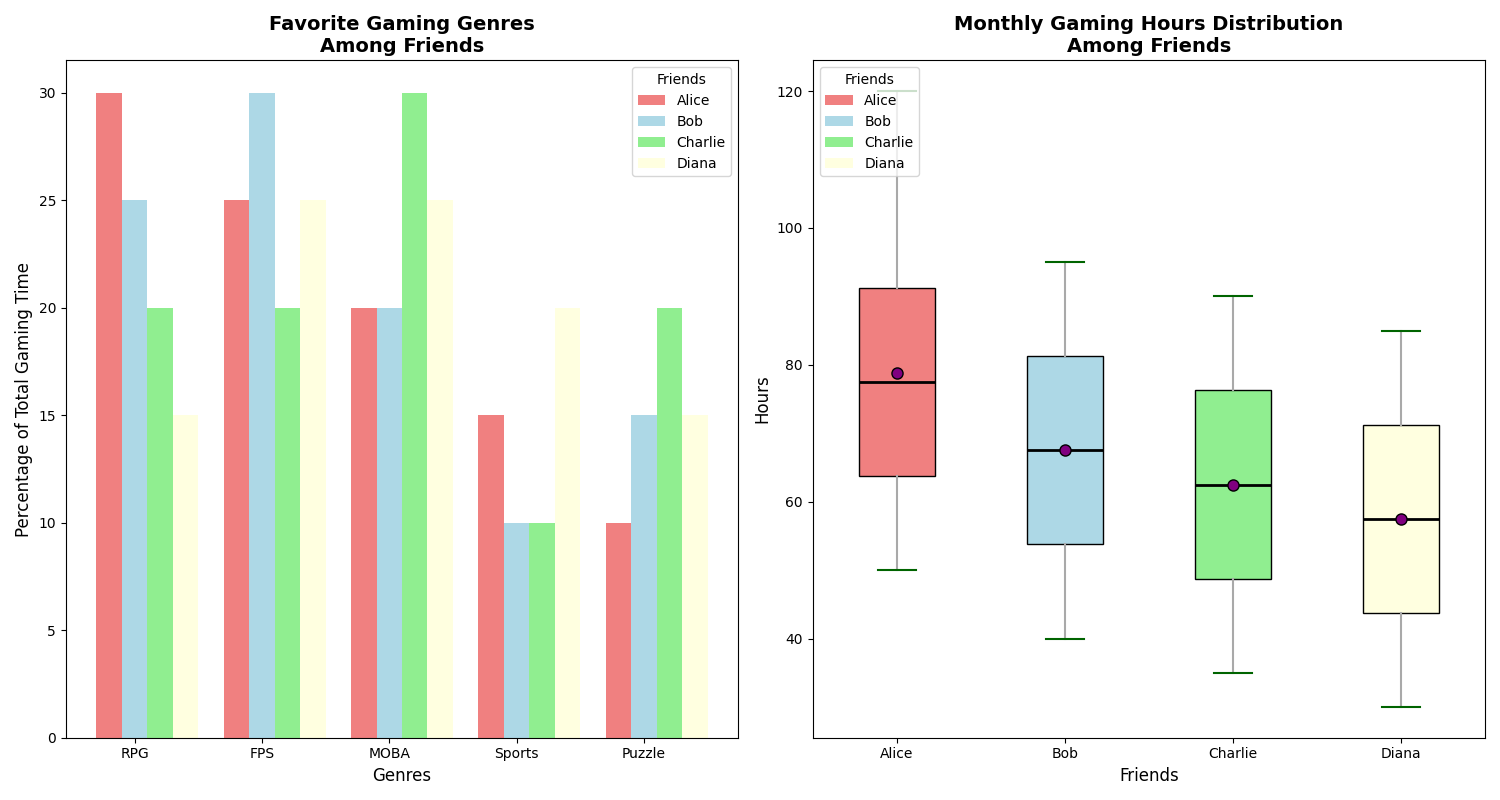

Generate this figure with Python:
import matplotlib.pyplot as plt
import numpy as np
from matplotlib.patches import Patch

# Data collection for monthly gaming hours
friends = ['Alice', 'Bob', 'Charlie', 'Diana']

# Monthly gaming hours over the past year
alice_hours = [50, 60, 55, 70, 65, 80, 75, 90, 85, 100, 95, 120]
bob_hours = [40, 45, 50, 55, 60, 65, 70, 75, 80, 85, 90, 95]
charlie_hours = [35, 40, 45, 50, 55, 60, 65, 70, 75, 80, 85, 90]
diana_hours = [30, 35, 40, 45, 50, 55, 60, 65, 70, 75, 80, 85]

# Favorite gaming genres data
genres = ['RPG', 'FPS', 'MOBA', 'Sports', 'Puzzle']
alice_genres = [30, 25, 20, 15, 10]
bob_genres = [25, 30, 20, 10, 15]
charlie_genres = [20, 20, 30, 10, 20]
diana_genres = [15, 25, 25, 20, 15]

# Create figure and axes for subplots
fig, (ax1, ax2) = plt.subplots(1, 2, figsize=(15, 8))

# Create stacked bar chart for favorite gaming genres
X = np.arange(len(genres))
bar_width = 0.2
offset = bar_width * np.arange(len(friends))

ax1.bar(X + offset[0], alice_genres, width=bar_width, label='Alice', color='lightcoral')
ax1.bar(X + offset[1], bob_genres, width=bar_width, label='Bob', color='lightblue')
ax1.bar(X + offset[2], charlie_genres, width=bar_width, label='Charlie', color='lightgreen')
ax1.bar(X + offset[3], diana_genres, width=bar_width, label='Diana', color='lightyellow')

ax1.set_title("Favorite Gaming Genres\nAmong Friends", fontsize=14, fontweight='bold')
ax1.set_xlabel("Genres", fontsize=12)
ax1.set_ylabel("Percentage of Total Gaming Time", fontsize=12)
ax1.set_xticks(X + bar_width)
ax1.set_xticklabels(genres)
ax1.legend(title='Friends', fontsize=10)

# Create box plot for monthly gaming hours
data = [alice_hours, bob_hours, charlie_hours, diana_hours]
box = ax2.boxplot(data, vert=True, patch_artist=True, labels=friends, showmeans=True)

# Customizing the box plot
colors = ['lightcoral', 'lightblue', 'lightgreen', 'lightyellow']
for patch, color in zip(box['boxes'], colors):
    patch.set_facecolor(color)
ax2.set_title("Monthly Gaming Hours Distribution\nAmong Friends", fontsize=14, fontweight='bold')
ax2.set_xlabel("Friends", fontsize=12)
ax2.set_ylabel("Hours", fontsize=12)

# Customizing whiskers, caps, medians, and means
plt.setp(box['whiskers'], color='darkgrey', linewidth=1.5)
plt.setp(box['caps'], color='darkgreen', linewidth=1.5)
plt.setp(box['medians'], color='black', linewidth=2)
plt.setp(box['means'], marker='o', markerfacecolor='purple', markeredgecolor='black', markersize=8)

# Adding a legend to box plot manually
legend_elements = [Patch(facecolor=color, label=friend) for color, friend in zip(colors, friends)]
ax2.legend(handles=legend_elements, title='Friends', loc='upper left', fontsize=10)

# Automatically adjust the layout
plt.tight_layout()

# Display the plots
plt.show()
